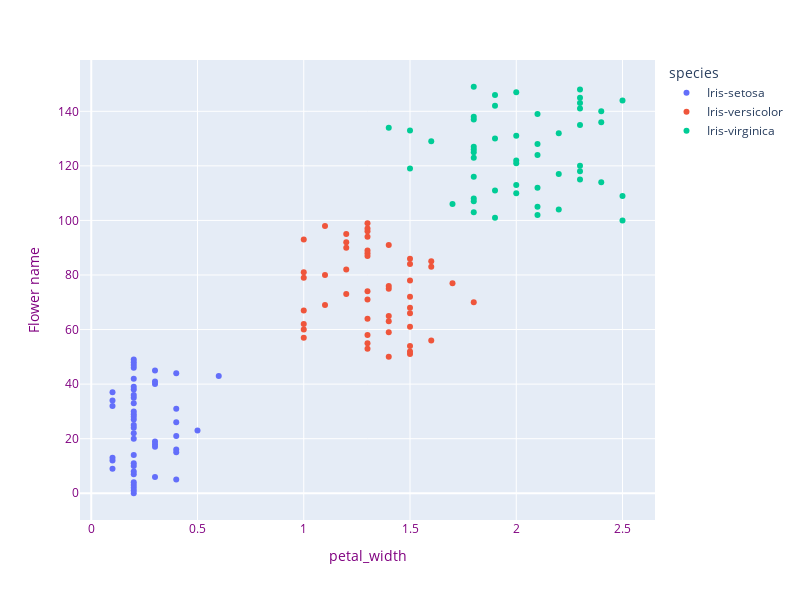

The notebook cell saved with this chart:
### Code cell
fig = px.scatter(data_frame=data,x="petal_width",color="species")
fig.update_layout(width=800,height=600,
                  xaxis=dict(title="petal_width",color="purple"),
                  yaxis=dict(title="Flower name",color="purple"))
fig.show()

### Figure 1 — Plotly figure (JSON) as saved in the notebook; plotly's stock layout.template omitted (floating-point values rounded to 4 significant figures)
{"data": [{"hovertemplate": "species=Iris-setosa<br>petal_width=%{x}<br>index=%{y}<extra></extra>", "legendgroup": "Iris-setosa", "marker": {"color": "#636efa", "symbol": "circle"}, "mode": "markers", "name": "Iris-setosa", "orientation": "h", "showlegend": true, "type": "scatter", "x": [0.2, 0.2, 0.2, 0.2, 0.2, 0.4, 0.3, 0.2, 0.2, 0.1, 0.2, 0.2, 0.1, 0.1, 0.2, 0.4, 0.4, 0.3, 0.3, 0.3, 0.2, 0.4, 0.2, 0.5, 0.2, 0.2, 0.4, 0.2, 0.2, 0.2, 0.2, 0.4, 0.1, 0.2, 0.1, 0.2, 0.2, 0.1, 0.2, 0.2, 0.3, 0.3, 0.2, 0.6, 0.4, 0.3, 0.2, 0.2, 0.2, 0.2], "xaxis": "x", "y": [0, 1, 2, 3, 4, 5, 6, 7, 8, 9, 10, 11, 12, 13, 14, 15, 16, 17, 18, 19, 20, 21, 22, 23, 24, 25, 26, 27, 28, 29, 30, 31, 32, 33, 34, 35, 36, 37, 38, 39, 40, 41, 42, 43, 44, 45, 46, 47, 48, 49], "yaxis": "y"}, {"hovertemplate": "species=Iris-versicolor<br>petal_width=%{x}<br>index=%{y}<extra></extra>", "legendgroup": "Iris-versicolor", "marker": {"color": "#EF553B", "symbol": "circle"}, "mode": "markers", "name": "Iris-versicolor", "orientation": "h", "showlegend": true, "type": "scatter", "x": [1.4, 1.5, 1.5, 1.3, 1.5, 1.3, 1.6, 1, 1.3, 1.4, 1, 1.5, 1, 1.4, 1.3, 1.4, 1.5, 1, 1.5, 1.1, 1.8, 1.3, 1.5, 1.2, 1.3, 1.4, 1.4, 1.7, 1.5, 1, 1.1, 1, 1.2, 1.6, 1.5, 1.6, 1.5, 1.3, 1.3, 1.3, 1.2, 1.4, 1.2, 1, 1.3, 1.2, 1.3, 1.3, 1.1, 1.3], "xaxis": "x", "y": [50, 51, 52, 53, 54, 55, 56, 57, 58, 59, 60, 61, 62, 63, 64, 65, 66, 67, 68, 69, 70, 71, 72, 73, 74, 75, 76, 77, 78, 79, 80, 81, 82, 83, 84, 85, 86, 87, 88, 89, 90, 91, 92, 93, 94, 95, 96, 97, 98, 99], "yaxis": "y"}, {"hovertemplate": "species=Iris-virginica<br>petal_width=%{x}<br>index=%{y}<extra></extra>", "legendgroup": "Iris-virginica", "marker": {"color": "#00cc96", "symbol": "circle"}, "mode": "markers", "name": "Iris-virginica", "orientation": "h", "showlegend": true, "type": "scatter", "x": [2.5, 1.9, 2.1, 1.8, 2.2, 2.1, 1.7, 1.8, 1.8, 2.5, 2, 1.9, 2.1, 2, 2.4, 2.3, 1.8, 2.2, 2.3, 1.5, 2.3, 2, 2, 1.8, 2.1, 1.8, 1.8, 1.8, 2.1, 1.6, 1.9, 2, 2.2, 1.5, 1.4, 2.3, 2.4, 1.8, 1.8, 2.1, 2.4, 2.3, 1.9, 2.3, 2.5, 2.3, 1.9, 2, 2.3, 1.8], "xaxis": "x", "y": [100, 101, 102, 103, 104, 105, 106, 107, 108, 109, 110, 111, 112, 113, 114, 115, 116, 117, 118, 119, 120, 121, 122, 123, 124, 125, 126, 127, 128, 129, 130, 131, 132, 133, 134, 135, 136, 137, 138, 139, 140, 141, 142, 143, 144, 145, 146, 147, 148, 149], "yaxis": "y"}], "layout": {"height": 600, "legend": {"title": {"text": "species"}, "tracegroupgap": 0}, "margin": {"t": 60}, "width": 800, "xaxis": {"anchor": "y", "autorange": true, "color": "purple", "domain": [0, 1], "range": [-0.0528, 2.653], "title": {"text": "petal_width"}, "type": "linear"}, "yaxis": {"anchor": "x", "autorange": true, "color": "purple", "domain": [0, 1], "range": [-9.805, 158.8], "title": {"text": "Flower name"}, "type": "linear"}}}
